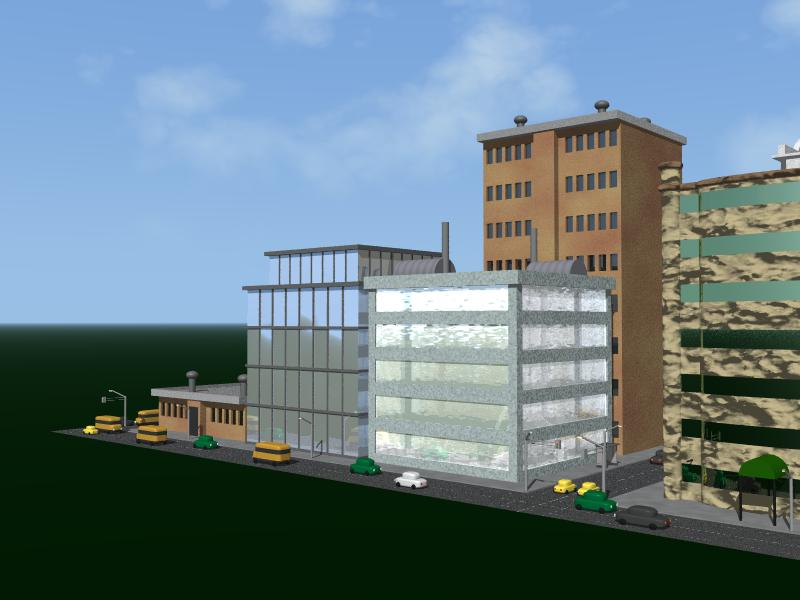
%> input picture assignments/assignment-2/Prob2/city1.jpg, 800 x 600 px
$ octave problem_2.m   (GNU Octave 9; MATLAB toolbox functions it lacks are replaced by stand-ins)
%> lines starting %> are read from the running program, lines starting %| are printed output that depends on the picture; in (x1, y1, x2, y2) boxes, pixels count from 0 and x2, y2 are one past the last pixel; in counts of white or black regions, pixels touching at a corner belong together; the program's own positions count from 1
### assignments/assignment-2/Prob2/extract_corners.m
function [pts] = extract_corners(img, thresh)
% Finding Gradients
[Gx,Gy] = imgradientxy(img);
Gx2 = Gx .^ 2;
Gy2 = Gy .^ 2;
Gxy = Gx .* Gy;

% Gaussian filter 'g'
gaus = fspecial('gaussian', 7, 2);

Gx2 = imfilter(Gx2, gaus);
Gy2 = imfilter(Gy2, gaus);
Gxy = imfilter(Gxy, gaus);

R = zeros(size(img, 1), size(img, 2));
H = zeros(size(img, 1), size(img, 2));

% Harris Detector
for i = 1 : size(img, 1)
   for j = 1 : size(img, 2)
       M = [Gx2(i, j) Gxy(i, j); Gxy(i, j) Gy2(i, j)];
       R(i, j) = det(M) - 0.04 * (trace(M) ^ 2);
   end
end

for i = 1 : size(img, 1)
   for j = 1 : size(img, 2)
       if (R(i, j) > thresh)
          H(i, j) = R(i, j);
       end
   end
end


% Non Maximal Supression
output = H > imdilate(H, [1 1 1; 1 0 1; 1 1 1]);

[px, py] = find(output == 1);
pts = [px, py];

i = 1;
while (i <= size(pts, 1))
    if ( (pts(i,1)<10) || (pts(i,2)<10))
        pts(i,:) = [];
    else
        i = i + 1;
    end
end

### assignments/assignment-2/Prob2/create_panaroma.m
function [panorama] = create_panorama2(img_left, img_right)
    thresh = 0.2;
    [pts_left] = extract_corners(img_left, thresh);
    [pts_right] = extract_corners(img_right, thresh);
    [mpts_left, mpts_right] = match_corners(img_left, img_right, pts_left, pts_right, 7);

    H = compute_homography(mpts_left, mpts_right);

    hmpts_right = [mpts_right; ones(1, size(mpts_right, 2))];
    hmpts_right = H * hmpts_right;
    hmpts_right = hmpts_right ./ hmpts_right(3,:);
    mpts_right = hmpts_right(1:2, :);
    mask1 = int32(max(mpts_left(1,:)));
    mask2 = int32(max(mpts_right(1,:)));

    panorama = blend_images(img_left, img_right, mask1, mask2);
end

### assignments/assignment-2/Prob2/problem_2.m
clear all;
clc;

img1 = imread('city1.jpg');
%> img1 is the input picture: size 600x800x3 uint8; mean R, G, B 104.2, 125.2, 133.1
img2 = imread('city2.jpg');
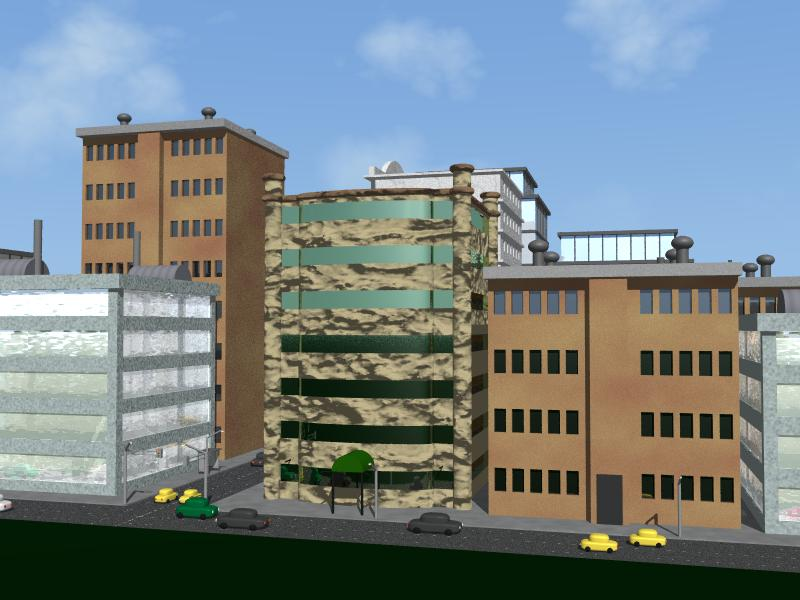
%> input picture assignments/assignment-2/Prob2/city2.jpg, 800 x 600 px
%> img2 is the input picture: size 600x800x3 uint8; mean R, G, B 118.7, 130.9, 133.9
img3 = imread('city3.jpg');
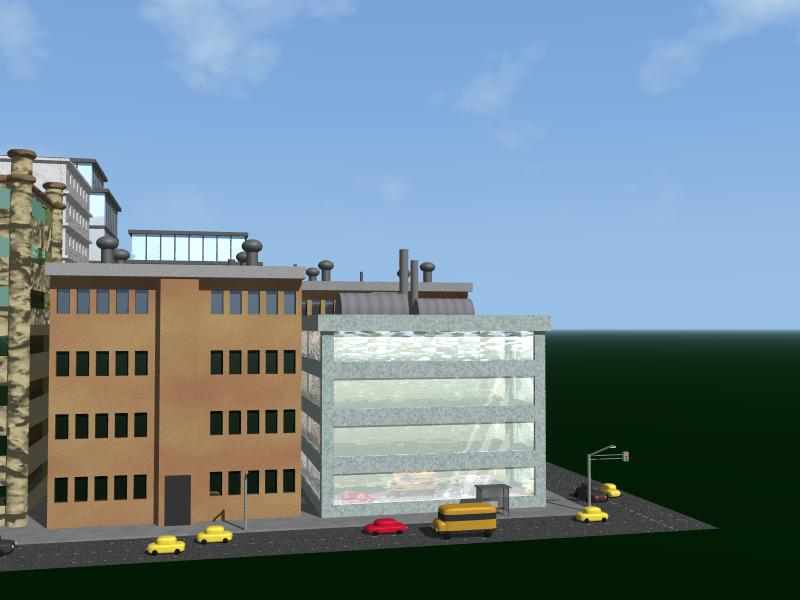
%> input picture assignments/assignment-2/Prob2/city3.jpg, 800 x 600 px
%> img3 is the input picture: size 600x800x3 uint8; mean R, G, B 113.4, 133.7, 145

% Display the read images %
figure,
subplot(1, 3, 1);
imshow(img1);
subplot(1, 3, 2);
imshow(img2);
subplot(1, 3, 3);
imshow(img3);

img1 = im2double(img1);
%> img1: size 600x800x3 double
img2 = im2double(img2);
%> img2: size 600x800x3 double
img3 = im2double(img3);
%> img3: size 600x800x3 double

img1 = rgb2gray(img1);
%> img1: size 600x800 double
img2 = rgb2gray(img2);
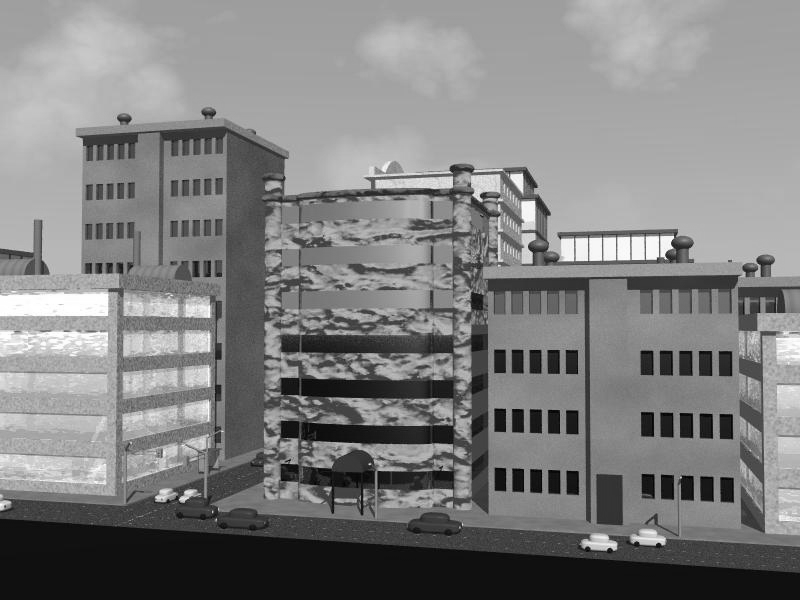
%> img2: size 600x800 double; min 0.0032, max 1, mean 0.5
img3 = rgb2gray(img3);
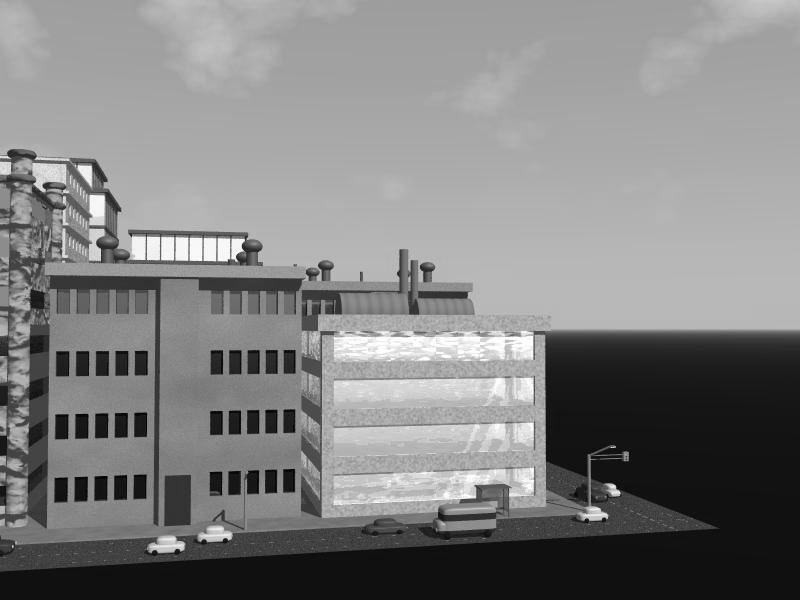
%> img3: size 600x800 double; min 0.0046, max 1, mean 0.506

[panaroma1] = create_panaroma(img1, img2);
%> after the loop in extract_corners, `for i = 1 : size(img, 1)`:
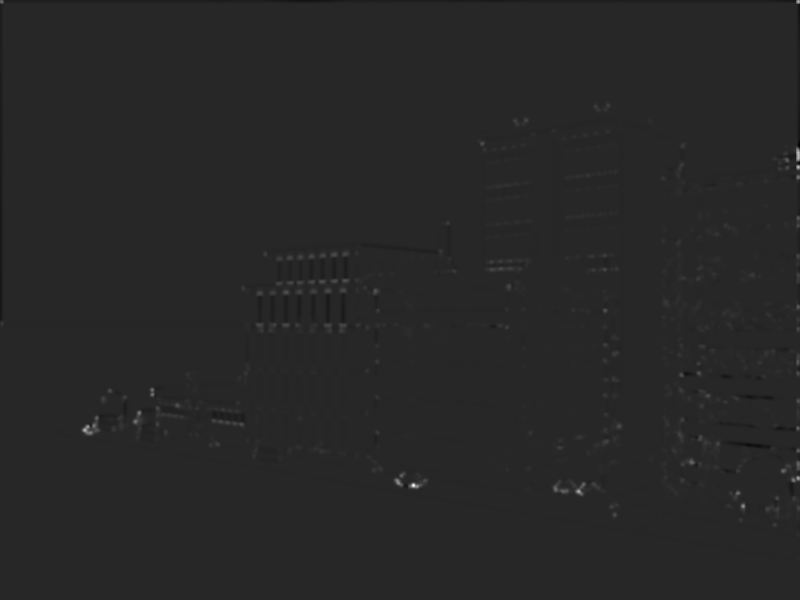
%> R: size 600x800 double; min -0.321, max 1.78, mean 0.0025; drawn with min black and max white
%> in extract_corners, `output = H > imdilate(H, [1 1 1; 1 0 1; 1 1 1]);`: output: size 600x800 logical; 0.02% white in thin lines or dots, all inside (x1, y1, x2, y2) = (1, 1, 799, 515)
%> in extract_corners, `[px, py] = find(output == 1);`: px = 113 values from 2 to 515; py = 113 values from 2 to 799
%> in extract_corners, `pts = [px, py];`: pts = 113 rows, first 12: [2 2; 431 85; 427 88; 433 91; 426 95; 419 97; 431 97; 391 110; 422 136; 413 140; 391 153; 395 153]
%> the loop in extract_corners, `while (i <= size(pts, 1))` made 113 passes
%> after the loop in extract_corners, `while (i <= size(pts, 1))`: i = 112; pts = 111 rows, first 12: [431 85; 427 88; 433 91; 426 95; 419 97; 431 97; 391 110; 422 136; 413 140; 391 153; 395 153; 409 158]
%> in create_panorama2, `[pts_left] = extract_corners(img_left, thresh);`: pts_left has the same summary as pts in extract_corners
%> call 2 of extract_corners, with thresh = 0.2
%> in extract_corners (call 2), `[Gx,Gy] = imgradientxy(img);`:
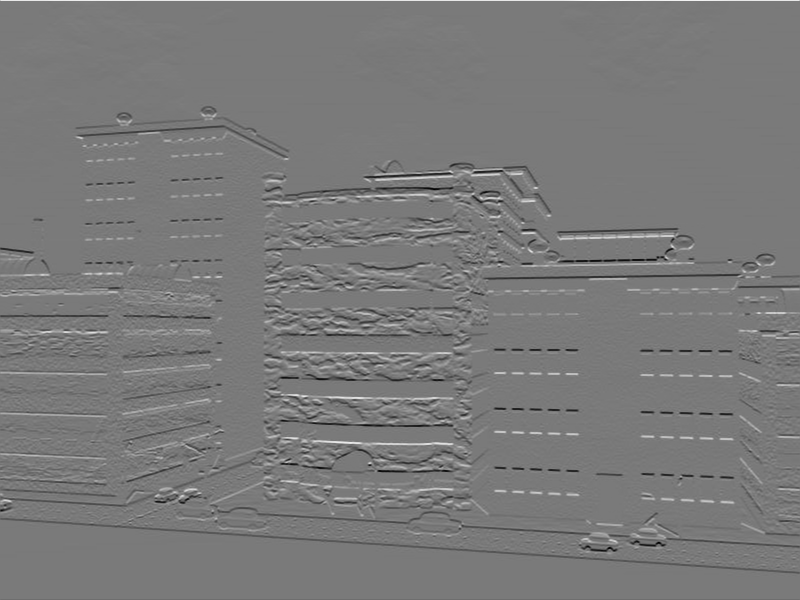
%> Gy: size 600x800 double; min -2.76, max 3.01, mean -0.00381; drawn with min black and max white
%> in extract_corners (call 2), `Gy2 = imfilter(Gy2, gaus);`:
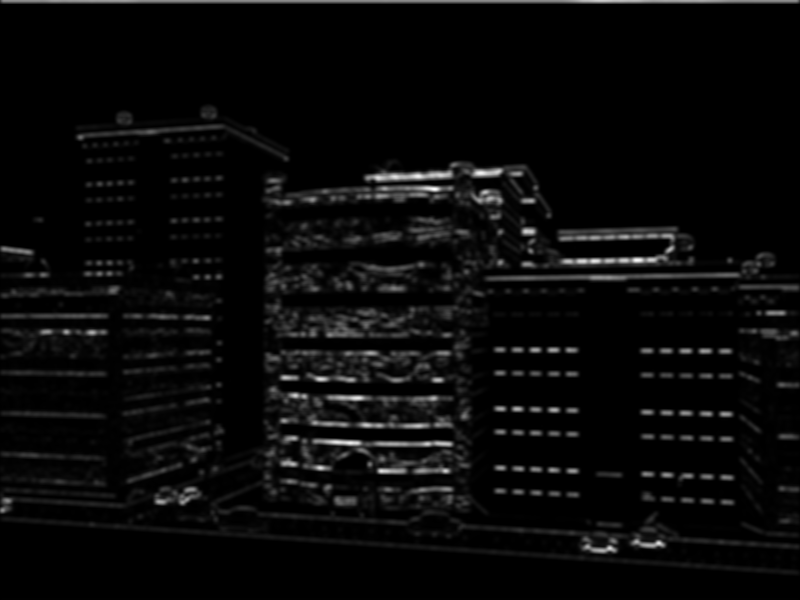
%> Gy2: size 600x800 double; min 0, max 2.42, mean 0.0947; drawn with min black and max white
%> (the run ends here)
